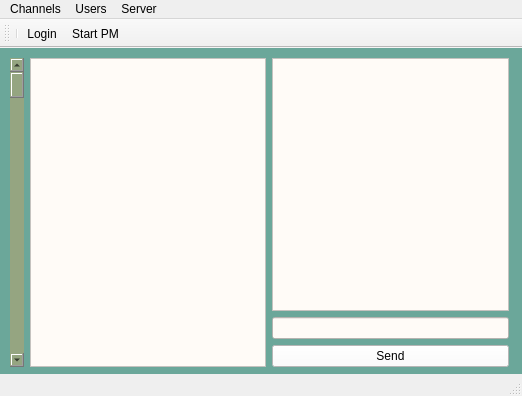
<?xml version="1.0" encoding="UTF-8"?>
<ui version="4.0">
 <class>MainWindow</class>
 <widget class="QMainWindow" name="MainWindow">
  <property name="geometry">
   <rect>
    <x>0</x>
    <y>0</y>
    <width>522</width>
    <height>396</height>
   </rect>
  </property>
  <property name="windowTitle">
   <string>MainWindow</string>
  </property>
  <widget class="QWidget" name="centralWidget">
   <property name="styleSheet">
    <string notr="true">background-color: rgb(107, 167, 154);</string>
   </property>
   <widget class="QWidget" name="horizontalLayoutWidget">
    <property name="geometry">
     <rect>
      <x>-1</x>
      <y>-1</y>
      <width>521</width>
      <height>331</height>
     </rect>
    </property>
    <layout class="QHBoxLayout" name="MailLayout">
     <item>
      <widget class="QScrollBar" name="scrollTalks">
       <property name="styleSheet">
        <string notr="true">background-color: rgb(149, 165, 129);</string>
       </property>
       <property name="orientation">
        <enum>Qt::Vertical</enum>
       </property>
      </widget>
     </item>
     <item>
      <widget class="QListWidget" name="Talks">
       <property name="styleSheet">
        <string notr="true">background-color: rgb(255, 251, 247);</string>
       </property>
      </widget>
     </item>
     <item>
      <layout class="QVBoxLayout" name="ChatBox">
       <item>
        <widget class="QPlainTextEdit" name="writted">
         <property name="styleSheet">
          <string notr="true">background-color: rgb(255, 251, 247);</string>
         </property>
         <property name="readOnly">
          <bool>true</bool>
         </property>
        </widget>
       </item>
       <item>
        <widget class="QLineEdit" name="msg">
         <property name="styleSheet">
          <string notr="true">background-color: rgb(255, 251, 247);</string>
         </property>
        </widget>
       </item>
       <item>
        <widget class="QPushButton" name="send">
         <property name="styleSheet">
          <string notr="true">background-color: rgb(255, 255, 255);</string>
         </property>
         <property name="text">
          <string>Send</string>
         </property>
        </widget>
       </item>
      </layout>
     </item>
    </layout>
   </widget>
  </widget>
  <widget class="QMenuBar" name="menuBar">
   <property name="geometry">
    <rect>
     <x>0</x>
     <y>0</y>
     <width>522</width>
     <height>19</height>
    </rect>
   </property>
   <widget class="QMenu" name="menuChannels">
    <property name="title">
     <string>Channels</string>
    </property>
    <addaction name="actionJoin"/>
   </widget>
   <widget class="QMenu" name="menuUsers">
    <property name="title">
     <string>Users</string>
    </property>
    <addaction name="actionStart_PM"/>
   </widget>
   <widget class="QMenu" name="menuServer">
    <property name="title">
     <string>Server</string>
    </property>
    <addaction name="actionJoinServer"/>
    <addaction name="actionDisconnect"/>
    <addaction name="actionRegister"/>
   </widget>
   <addaction name="menuChannels"/>
   <addaction name="menuUsers"/>
   <addaction name="menuServer"/>
  </widget>
  <widget class="QToolBar" name="mainToolBar">
   <attribute name="toolBarArea">
    <enum>TopToolBarArea</enum>
   </attribute>
   <attribute name="toolBarBreak">
    <bool>false</bool>
   </attribute>
   <addaction name="separator"/>
   <addaction name="actionJoinServer"/>
   <addaction name="actionStart_PM"/>
  </widget>
  <widget class="QStatusBar" name="statusBar"/>
  <action name="actionJoin">
   <property name="icon">
    <iconset theme="icons"/>
   </property>
   <property name="text">
    <string>Join</string>
   </property>
   <property name="toolTip">
    <string>&lt;html&gt;&lt;head/&gt;&lt;body&gt;&lt;p&gt;Join to channel&lt;/p&gt;&lt;p&gt;&lt;br/&gt;&lt;/p&gt;&lt;/body&gt;&lt;/html&gt;</string>
   </property>
   <property name="shortcut">
    <string>Ctrl+J</string>
   </property>
  </action>
  <action name="actionStart_PM">
   <property name="icon">
    <iconset resource="icons.qrc">
     <normaloff>:/main/icons/key.png</normaloff>:/main/icons/key.png</iconset>
   </property>
   <property name="text">
    <string>Start PM</string>
   </property>
   <property name="toolTip">
    <string>Start private talking</string>
   </property>
   <property name="shortcut">
    <string>Ctrl+P</string>
   </property>
  </action>
  <action name="actionJoinServer">
   <property name="icon">
    <iconset theme="icons" resource="icons.qrc">
     <normaloff>:/main/icons/icon_serv.png</normaloff>:/main/icons/icon_serv.png</iconset>
   </property>
   <property name="text">
    <string>Login</string>
   </property>
   <property name="toolTip">
    <string>Connect to server</string>
   </property>
   <property name="shortcut">
    <string>Ctrl+S</string>
   </property>
  </action>
  <action name="actionDisconnect">
   <property name="text">
    <string>Disconnect</string>
   </property>
   <property name="toolTip">
    <string>Disconnect From server</string>
   </property>
   <property name="shortcut">
    <string>Ctrl+D</string>
   </property>
  </action>
  <action name="actionRegister">
   <property name="text">
    <string>Register</string>
   </property>
  </action>
 </widget>
 <layoutdefault spacing="6" margin="11"/>
 <resources>
  <include location="icons.qrc"/>
 </resources>
 <connections/>
</ui>
